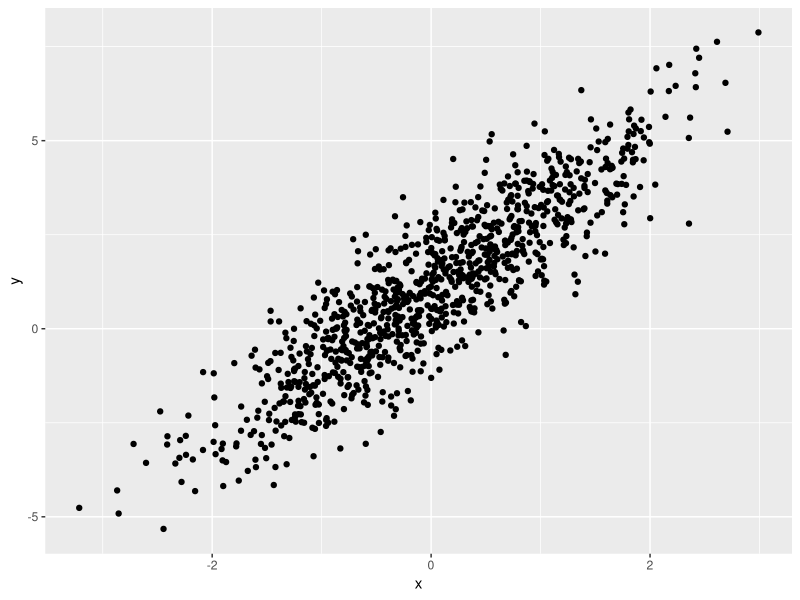

This figure's R source:
## ---- chunk 1
library(tidyverse)
library(knitr)
## ---- chunk 2
plot_df = 
  tibble(
    x= rnorm(n=1000),
    y = 1+2*x +rnorm(n=1000)
  )
ggplot(plot_df,aes(x=x,y=y))+geom_point()
